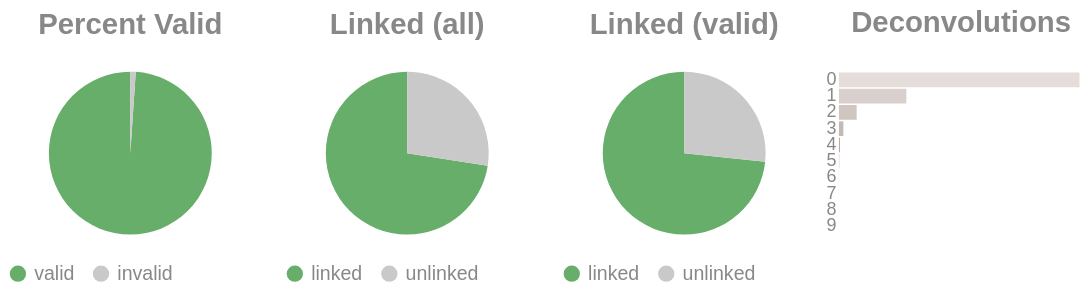

The code cell stored with this chart in its notebook:
### Code cell
if SKIPLR:
    pass
else:
    clash = Counter()
    for i in valids['molecule'].to_list():
        _mol = i.split("-")
        if len(_mol) == 1:
            clash.update('0')
        else:
            clash.update(_mol[-1])

    _d = {"deconvolutions": [], 'count': []}
    for k,v in clash.items():
        _d['deconvolutions'].append(k)
        _d['count'].append(v)

    tot_valid = valids['reads'].sum()
    mask = valids['reads'] >= 2
    n_linked_reads = valids.filter(mask)['reads'].sum()
    if n_linked_reads == 0:
        print_html("No linked molecules (>=2 reads) were detected; skipping linked-only distributions.")
        SKIPLR = True
    else:
        perc_valid = round(tot_valid / n_reads, 4)
        linked_perc_abs = round(n_linked_reads / n_reads, 4)
        linked_perc = round(n_linked_reads / tot_valid, 4)

    _valid = pl.DataFrame({"valids": ['valid', 'invalid'], "count": [tot_valid, n_reads - tot_valid]})
    _linked_abs = pl.DataFrame({"linked (absolute)": ['linked', 'unlinked'], "count": [n_linked_reads, n_reads - n_linked_reads]})
    _linked_rel = pl.DataFrame({"linked (valids)": ['linked', 'unlinked'], "count": [n_linked_reads, tot_valid - n_linked_reads]})

    (
        alt.hconcat(
            piechart(_valid, goodval = 'valid', title = "Percent Valid"),
            piechart(_linked_abs, goodval = "linked", title =  "Linked (all)"),
            piechart(_linked_rel, goodval = "linked", title =  "Linked (valid)"),
            convolutionbar(pl.DataFrame(_d), title = "Deconvolutions"),
            center = True,
            bounds = 'flush'
        )
        .resolve_scale(color='independent')
        .resolve_legend('independent')
        .properties(usermeta={'embedOptions': {"actions": False}})
    ).display()

### Figure 1 — Vega-Lite specification as saved in the notebook (floating-point values rounded to 4 significant figures)
{"width": "container", "height": 400, "config": {"title": {"anchor": "start", "dy": -15, "fontSize": 18, "color": "#888888", "subtitleColor": "#888888", "subtitleFontSize": 14}, "arc": {"fill": "#0072B2"}, "axis": {"domainColor": "#888888", "domainWidth": 0.5, "gridWidth": 0.2, "grid": false, "titleFontWeight": 400, "titleFontSize": 15, "labelFontSize": 11, "labelColor": "#888888", "tickColor": "#888888", "tickWidth": 0.2, "titleColor": "#888888"}, "axisBand": {"grid": false}, "axisX": {"grid": true, "tickSize": 10, "domainCap": "round"}, "axisY": {"domain": false, "grid": true, "tickSize": 0, "domainCap": "round"}, "background": "transparent", "header": {"labelFontSize": 15, "labelColor": "#888888", "titleFontSize": 15, "titleFontWeight": 600, "titleColor": "#888888"}, "legend": {"labelFont": "sans-serif", "labelFontSize": 12, "labelColor": "#888888", "symbolSize": 100, "symbolType": "circle", "titleFontSize": 12, "titlePadding": 10, "titleColor": "#888888", "title": null}, "range": {"category": ["#E69F00", "#56B4E9", "#009E73", "#F0E442", "#0072B2", "#D55E00", "#CC79A7", "#000000"], "diverging": ["#cfe8f3", "#a2d4ec", "#73bfe2", "#46abdb", "#1696d2", "#12719e"]}, "area": {"fill": "#0072B2", "fillOpacity": 0.7, "line": true, "strokeOpacity": 0.7}, "line": {"color": "#0072B2", "stroke": "#0072B2", "strokeWidth": 2}, "trail": {"color": "#0072B2", "stroke": "#0072B2", "strokeWidth": 0, "size": 1}, "point": {"filled": true, "fillOpacity": 1.0, "size": 95}, "text": {"color": "#888888", "fontSize": 11, "align": "right", "fontWeight": 400, "size": 11}, "bar": {"fill": "#0072B2", "stroke": null}, "view": {"stroke": null, "continuousWidth": 660, "continuousHeight": 400}}, "hconcat": [{"data": {"name": "data-3ff3f6e0eed578783367d6c4d703bc45"}, "mark": {"type": "arc"}, "encoding": {"color": {"field": "valids", "legend": {"orient": "bottom", "title": null}, "scale": {"domain": ["valid", "invalid"], "range": ["#68ae6b", "#C9C9C9"]}, "title": "Valids", "type": "nominal"}, "theta": {"field": "count", "type": "quantitative"}, "tooltip": [{"field": "valids", "title": "Valids", "type": "ordinal"}, {"field": "percent", "format": ".2%", "title": "Percent", "type": "quantitative"}, {"field": "count", "title": "Count", "type": "quantitative"}]}, "height": 100, "title": {"text": "Percent Valid", "align": "center", "anchor": "middle"}, "transform": [{"calculate": "datum.count / 3491363", "as": "percent"}], "width": 150}, {"data": {"name": "data-8af0bf137d150323ed6a42e10d07329c"}, "mark": {"type": "arc"}, "encoding": {"color": {"field": "linked (absolute)", "legend": {"orient": "bottom", "title": null}, "scale": {"domain": ["linked", "unlinked"], "range": ["#68ae6b", "#C9C9C9"]}, "title": "Linked (Absolute)", "type": "nominal"}, "theta": {"field": "count", "type": "quantitative"}, "tooltip": [{"field": "linked (absolute)", "title": "Linked (Absolute)", "type": "ordinal"}, {"field": "percent", "format": ".2%", "title": "Percent", "type": "quantitative"}, {"field": "count", "title": "Count", "type": "quantitative"}]}, "height": 100, "title": {"text": "Linked (all)", "align": "center", "anchor": "middle"}, "transform": [{"calculate": "datum.count / 3491363", "as": "percent"}], "width": 150}, {"data": {"name": "data-cf6748895999f87fd60eb3d112d59340"}, "mark": {"type": "arc"}, "encoding": {"color": {"field": "linked (valids)", "legend": {"orient": "bottom", "title": null}, "scale": {"domain": ["linked", "unlinked"], "range": ["#68ae6b", "#C9C9C9"]}, "title": "Linked (Valids)", "type": "nominal"}, "theta": {"field": "count", "type": "quantitative"}, "tooltip": [{"field": "linked (valids)", "title": "Linked (Valids)", "type": "ordinal"}, {"field": "percent", "format": ".2%", "title": "Percent", "type": "quantitative"}, {"field": "count", "title": "Count", "type": "quantitative"}]}, "height": 100, "title": {"text": "Linked (valid)", "align": "center", "anchor": "middle"}, "transform": [{"calculate": "datum.count / 3454231", "as": "percent"}], "width": 150}, {"data": {"name": "data-115dfbbd35c53c80da16aa7668745948"}, "mark": {"type": "bar"}, "encoding": {"color": {"field": "deconvolutions", "legend": null, "scale": {"scheme": "lightgreyred"}, "type": "nominal"}, "tooltip": [{"field": "deconvolutions", "title": "Deconvolutions", "type": "ordinal"}, {"field": "percent", "format": ".2%", "title": "Percent", "type": "quantitative"}, {"field": "count", "title": "Count", "type": "quantitative"}], "x": {"axis": null, "field": "count", "type": "quantitative"}, "y": {"field": "deconvolutions", "sort": "ascending", "title": null, "type": "nominal"}}, "height": 100, "title": {"text": "Deconvolutions", "align": "center", "anchor": "middle"}, "transform": [{"calculate": "datum.count / 1628432", "as": "percent"}], "width": 150}], "bounds": "flush", "center": true, "resolve": {"legend": {"angle": "independent"}, "scale": {"color": "independent"}}, "usermeta": {"embedOptions": {"actions": false}}, "$schema": "https://vega.github.io/schema/vega-lite/v6.4.1.json", "datasets": {"data-3ff3f6e0eed578783367d6c4d703bc45": [{"valids": "valid", "count": 3454231}, {"valids": "invalid", "count": 37132}], "data-8af0bf137d150323ed6a42e10d07329c": [{"linked (absolute)": "linked", "count": 2532870}, {"linked (absolute)": "unlinked", "count": 958493}], "data-cf6748895999f87fd60eb3d112d59340": [{"linked (valids)": "linked", "count": 2532870}, {"linked (valids)": "unlinked", "count": 921361}], "data-115dfbbd35c53c80da16aa7668745948": [{"deconvolutions": "0", "count": 1181294}, {"deconvolutions": "1", "count": 331088}, {"deconvolutions": "2", "count": 87107}, {"deconvolutions": "3", "count": 21770}, {"deconvolutions": "4", "count": 5279}, {"deconvolutions": "5", "count": 1360}, {"deconvolutions": "6", "count": 363}, {"deconvolutions": "7", "count": 115}, {"deconvolutions": "8", "count": 40}, {"deconvolutions": "9", "count": 16}]}}
